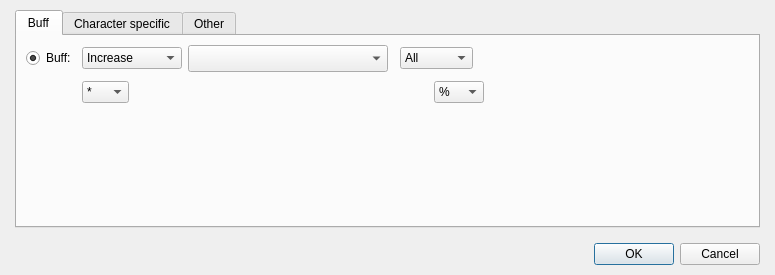
<?xml version="1.0" encoding="UTF-8"?>
<ui version="4.0">
 <class>DialogSystemCaracteristic</class>
 <widget class="QDialog" name="DialogSystemCaracteristic">
  <property name="geometry">
   <rect>
    <x>0</x>
    <y>0</y>
    <width>775</width>
    <height>275</height>
   </rect>
  </property>
  <property name="windowTitle">
   <string>Caracteristic...</string>
  </property>
  <layout class="QGridLayout" name="gridLayout_9">
   <property name="leftMargin">
    <number>15</number>
   </property>
   <property name="topMargin">
    <number>10</number>
   </property>
   <property name="rightMargin">
    <number>15</number>
   </property>
   <property name="bottomMargin">
    <number>10</number>
   </property>
   <item row="0" column="0">
    <layout class="QVBoxLayout" name="verticalLayout">
     <property name="spacing">
      <number>15</number>
     </property>
     <item>
      <widget class="QTabWidget" name="tabWidget">
       <property name="currentIndex">
        <number>0</number>
       </property>
       <widget class="QWidget" name="tab">
        <attribute name="title">
         <string>Buff</string>
        </attribute>
        <layout class="QGridLayout" name="gridLayout_3">
         <item row="0" column="0" rowspan="2" colspan="2">
          <layout class="QGridLayout" name="gridLayout_2" rowstretch="0,0,1">
           <item row="0" column="0">
            <widget class="QRadioButton" name="radioButtonBuff">
             <property name="text">
              <string>Buff:</string>
             </property>
             <property name="checked">
              <bool>true</bool>
             </property>
            </widget>
           </item>
           <item row="0" column="1" colspan="2">
            <widget class="QComboBox" name="comboBoxIncreaseDecrease">
             <property name="minimumSize">
              <size>
               <width>100</width>
               <height>0</height>
              </size>
             </property>
             <property name="maximumSize">
              <size>
               <width>100</width>
               <height>16777215</height>
              </size>
             </property>
             <item>
              <property name="text">
               <string>Increase</string>
              </property>
             </item>
             <item>
              <property name="text">
               <string>Decrease</string>
              </property>
             </item>
            </widget>
           </item>
           <item row="0" column="3" colspan="3">
            <widget class="QWidget" name="widget" native="true">
             <property name="minimumSize">
              <size>
               <width>542</width>
               <height>27</height>
              </size>
             </property>
             <property name="maximumSize">
              <size>
               <width>542</width>
               <height>27</height>
              </size>
             </property>
             <layout class="QGridLayout" name="gridLayout">
              <property name="leftMargin">
               <number>0</number>
              </property>
              <property name="topMargin">
               <number>0</number>
              </property>
              <property name="rightMargin">
               <number>0</number>
              </property>
              <property name="bottomMargin">
               <number>0</number>
              </property>
              <item row="0" column="0">
               <layout class="QHBoxLayout" name="horizontalLayout_2" stretch="0,1">
                <item>
                 <widget class="QComboBox" name="comboBoxIncreaseDecreaseKind">
                  <property name="minimumSize">
                   <size>
                    <width>200</width>
                    <height>27</height>
                   </size>
                  </property>
                  <property name="maximumSize">
                   <size>
                    <width>200</width>
                    <height>27</height>
                   </size>
                  </property>
                 </widget>
                </item>
                <item>
                 <layout class="QHBoxLayout" name="horizontalLayout" stretch="1,0,1,1,1,1,1,1">
                  <item>
                   <widget class="PanelPrimitiveValue" name="panelPrimitiveValueStatValue" native="true"/>
                  </item>
                  <item>
                   <widget class="QComboBox" name="comboBoxSkillCostAll">
                    <property name="maximumSize">
                     <size>
                      <width>80</width>
                      <height>16777215</height>
                     </size>
                    </property>
                    <item>
                     <property name="text">
                      <string>All</string>
                     </property>
                    </item>
                    <item>
                     <property name="text">
                      <string>Specific</string>
                     </property>
                    </item>
                   </widget>
                  </item>
                  <item>
                   <widget class="PanelPrimitiveValue" name="panelPrimitiveValueElementRes" native="true"/>
                  </item>
                  <item>
                   <widget class="PanelPrimitiveValue" name="panelPrimitiveValueStatusRes" native="true"/>
                  </item>
                  <item>
                   <widget class="PanelPrimitiveValue" name="panelPrimitiveValueCurrencyGain" native="true"/>
                  </item>
                  <item>
                   <widget class="PanelPrimitiveValue" name="panelPrimitiveValueSkillCost" native="true"/>
                  </item>
                  <item>
                   <widget class="WidgetVariable" name="widgetVariable" native="true">
                    <property name="minimumSize">
                     <size>
                      <width>250</width>
                      <height>27</height>
                     </size>
                    </property>
                    <property name="maximumSize">
                     <size>
                      <width>250</width>
                      <height>27</height>
                     </size>
                    </property>
                   </widget>
                  </item>
                  <item>
                   <spacer name="horizontalSpacer_11">
                    <property name="orientation">
                     <enum>Qt::Horizontal</enum>
                    </property>
                    <property name="sizeHint" stdset="0">
                     <size>
                      <width>0</width>
                      <height>20</height>
                     </size>
                    </property>
                   </spacer>
                  </item>
                 </layout>
                </item>
               </layout>
              </item>
             </layout>
            </widget>
           </item>
           <item row="0" column="6">
            <spacer name="horizontalSpacer_2">
             <property name="orientation">
              <enum>Qt::Horizontal</enum>
             </property>
             <property name="sizeHint" stdset="0">
              <size>
               <width>158</width>
               <height>20</height>
              </size>
             </property>
            </spacer>
           </item>
           <item row="1" column="0">
            <spacer name="verticalSpacer">
             <property name="orientation">
              <enum>Qt::Vertical</enum>
             </property>
             <property name="sizeHint" stdset="0">
              <size>
               <width>17</width>
               <height>24</height>
              </size>
             </property>
            </spacer>
           </item>
           <item row="1" column="1">
            <widget class="QComboBox" name="comboBoxOperation">
             <property name="maximumSize">
              <size>
               <width>50</width>
               <height>16777215</height>
              </size>
             </property>
             <item>
              <property name="text">
               <string>*</string>
              </property>
             </item>
             <item>
              <property name="text">
               <string>+</string>
              </property>
             </item>
            </widget>
           </item>
           <item row="1" column="2" colspan="2">
            <widget class="PanelPrimitiveValue" name="panelPrimitiveValue" native="true">
             <property name="minimumSize">
              <size>
               <width>290</width>
               <height>27</height>
              </size>
             </property>
             <property name="maximumSize">
              <size>
               <width>290</width>
               <height>27</height>
              </size>
             </property>
             <property name="layoutDirection">
              <enum>Qt::LeftToRight</enum>
             </property>
            </widget>
           </item>
           <item row="1" column="4">
            <widget class="QComboBox" name="comboBoxUnit">
             <property name="maximumSize">
              <size>
               <width>50</width>
               <height>16777215</height>
              </size>
             </property>
             <item>
              <property name="text">
               <string>%</string>
              </property>
             </item>
             <item>
              <property name="text">
               <string>Fix</string>
              </property>
             </item>
            </widget>
           </item>
           <item row="1" column="5" colspan="2">
            <spacer name="horizontalSpacer">
             <property name="orientation">
              <enum>Qt::Horizontal</enum>
             </property>
             <property name="sizeHint" stdset="0">
              <size>
               <width>278</width>
               <height>28</height>
              </size>
             </property>
            </spacer>
           </item>
           <item row="2" column="0" colspan="7">
            <spacer name="horizontalSpacer_3">
             <property name="orientation">
              <enum>Qt::Horizontal</enum>
             </property>
             <property name="sizeHint" stdset="0">
              <size>
               <width>707</width>
               <height>35</height>
              </size>
             </property>
            </spacer>
           </item>
          </layout>
         </item>
         <item row="1" column="1">
          <widget class="QWidget" name="panelPrimitiveValueVariable" native="true"/>
         </item>
        </layout>
       </widget>
       <widget class="QWidget" name="tab_3">
        <attribute name="title">
         <string>Character specific</string>
        </attribute>
        <layout class="QGridLayout" name="gridLayout_8">
         <item row="0" column="0">
          <layout class="QGridLayout" name="gridLayout_7">
           <item row="0" column="0" colspan="2">
            <widget class="QRadioButton" name="radioButtonEquip">
             <property name="text">
              <string>Equip:</string>
             </property>
            </widget>
           </item>
           <item row="0" column="2" colspan="2">
            <widget class="QComboBox" name="comboBoxEquipAllowForbid">
             <property name="enabled">
              <bool>false</bool>
             </property>
             <item>
              <property name="text">
               <string>Allow</string>
              </property>
             </item>
             <item>
              <property name="text">
               <string>Forbid</string>
              </property>
             </item>
            </widget>
           </item>
           <item row="0" column="4" colspan="2">
            <widget class="QComboBox" name="comboBoxEquipWeaponArmor">
             <property name="enabled">
              <bool>false</bool>
             </property>
             <item>
              <property name="text">
               <string>Weapon</string>
              </property>
             </item>
             <item>
              <property name="text">
               <string>Armor</string>
              </property>
             </item>
            </widget>
           </item>
           <item row="0" column="6" colspan="5">
            <widget class="QWidget" name="widget_3" native="true">
             <property name="minimumSize">
              <size>
               <width>250</width>
               <height>27</height>
              </size>
             </property>
             <property name="maximumSize">
              <size>
               <width>250</width>
               <height>27</height>
              </size>
             </property>
             <layout class="QGridLayout" name="gridLayout_6">
              <property name="leftMargin">
               <number>0</number>
              </property>
              <property name="topMargin">
               <number>0</number>
              </property>
              <property name="rightMargin">
               <number>0</number>
              </property>
              <property name="bottomMargin">
               <number>0</number>
              </property>
              <item row="0" column="0">
               <layout class="QHBoxLayout" name="horizontalLayout_3" stretch="1,1">
                <item>
                 <widget class="PanelPrimitiveValue" name="panelPrimitiveValueWeaponKindID" native="true">
                  <property name="enabled">
                   <bool>false</bool>
                  </property>
                 </widget>
                </item>
                <item>
                 <widget class="PanelPrimitiveValue" name="panelPrimitiveValueArmorKindID" native="true"/>
                </item>
               </layout>
              </item>
             </layout>
            </widget>
           </item>
           <item row="0" column="11">
            <spacer name="horizontalSpacer_6">
             <property name="orientation">
              <enum>Qt::Horizontal</enum>
             </property>
             <property name="sizeHint" stdset="0">
              <size>
               <width>178</width>
               <height>20</height>
              </size>
             </property>
            </spacer>
           </item>
           <item row="1" column="0" colspan="4">
            <widget class="QRadioButton" name="radioButtonEquipmentChange">
             <property name="text">
              <string>Equipment change:</string>
             </property>
            </widget>
           </item>
           <item row="1" column="4">
            <widget class="QComboBox" name="comboBoxEquipmentChange">
             <property name="enabled">
              <bool>false</bool>
             </property>
             <item>
              <property name="text">
               <string>Allow</string>
              </property>
             </item>
             <item>
              <property name="text">
               <string>Forbid</string>
              </property>
             </item>
            </widget>
           </item>
           <item row="1" column="5" colspan="5">
            <widget class="PanelPrimitiveValue" name="panelPrimitiveValueEquipmentChangeID" native="true">
             <property name="enabled">
              <bool>false</bool>
             </property>
             <property name="minimumSize">
              <size>
               <width>250</width>
               <height>27</height>
              </size>
             </property>
             <property name="maximumSize">
              <size>
               <width>250</width>
               <height>27</height>
              </size>
             </property>
            </widget>
           </item>
           <item row="1" column="10" colspan="2">
            <spacer name="horizontalSpacer_7">
             <property name="orientation">
              <enum>Qt::Horizontal</enum>
             </property>
             <property name="sizeHint" stdset="0">
              <size>
               <width>208</width>
               <height>20</height>
              </size>
             </property>
            </spacer>
           </item>
           <item row="2" column="0" colspan="4">
            <widget class="QRadioButton" name="radioButtonBeginEquipment">
             <property name="text">
              <string>Begin equipment:</string>
             </property>
            </widget>
           </item>
           <item row="2" column="4" colspan="4">
            <widget class="PanelPrimitiveValue" name="panelPrimitiveValueBeginEquipmentID" native="true">
             <property name="enabled">
              <bool>false</bool>
             </property>
             <property name="minimumSize">
              <size>
               <width>250</width>
               <height>27</height>
              </size>
             </property>
             <property name="maximumSize">
              <size>
               <width>250</width>
               <height>27</height>
              </size>
             </property>
            </widget>
           </item>
           <item row="2" column="8">
            <widget class="QLabel" name="labelWith">
             <property name="enabled">
              <bool>false</bool>
             </property>
             <property name="text">
              <string> with </string>
             </property>
            </widget>
           </item>
           <item row="2" column="9" colspan="3">
            <spacer name="horizontalSpacer_8">
             <property name="orientation">
              <enum>Qt::Horizontal</enum>
             </property>
             <property name="sizeHint" stdset="0">
              <size>
               <width>238</width>
               <height>20</height>
              </size>
             </property>
            </spacer>
           </item>
           <item row="3" column="0">
            <spacer name="verticalSpacer_2">
             <property name="orientation">
              <enum>Qt::Vertical</enum>
             </property>
             <property name="sizeHint" stdset="0">
              <size>
               <width>13</width>
               <height>28</height>
              </size>
             </property>
            </spacer>
           </item>
           <item row="3" column="1" colspan="2">
            <widget class="QComboBox" name="comboBoxBeginWeaponArmor">
             <property name="enabled">
              <bool>false</bool>
             </property>
             <item>
              <property name="text">
               <string>Weapon</string>
              </property>
             </item>
             <item>
              <property name="text">
               <string>Armor</string>
              </property>
             </item>
            </widget>
           </item>
           <item row="3" column="3" colspan="4">
            <widget class="PanelPrimitiveValue" name="panelPrimitiveValueBeginWeaponArmorID" native="true">
             <property name="enabled">
              <bool>false</bool>
             </property>
             <property name="minimumSize">
              <size>
               <width>250</width>
               <height>27</height>
              </size>
             </property>
             <property name="maximumSize">
              <size>
               <width>250</width>
               <height>27</height>
              </size>
             </property>
            </widget>
           </item>
           <item row="3" column="7" colspan="5">
            <spacer name="horizontalSpacer_9">
             <property name="orientation">
              <enum>Qt::Horizontal</enum>
             </property>
             <property name="sizeHint" stdset="0">
              <size>
               <width>298</width>
               <height>20</height>
              </size>
             </property>
            </spacer>
           </item>
           <item row="4" column="0" colspan="12">
            <spacer name="horizontalSpacer_10">
             <property name="orientation">
              <enum>Qt::Horizontal</enum>
             </property>
             <property name="sizeHint" stdset="0">
              <size>
               <width>668</width>
               <height>28</height>
              </size>
             </property>
            </spacer>
           </item>
          </layout>
         </item>
        </layout>
       </widget>
       <widget class="QWidget" name="tab_2">
        <attribute name="title">
         <string>Other</string>
        </attribute>
        <layout class="QGridLayout" name="gridLayout_5">
         <item row="0" column="0">
          <layout class="QGridLayout" name="gridLayout_4" rowstretch="0,1">
           <item row="0" column="0">
            <widget class="QRadioButton" name="radioButtonScript">
             <property name="text">
              <string>Script:</string>
             </property>
            </widget>
           </item>
           <item row="0" column="1">
            <widget class="PanelPrimitiveValue" name="panelPrimitiveValueScript" native="true">
             <property name="enabled">
              <bool>false</bool>
             </property>
             <property name="minimumSize">
              <size>
               <width>250</width>
               <height>27</height>
              </size>
             </property>
             <property name="maximumSize">
              <size>
               <width>250</width>
               <height>27</height>
              </size>
             </property>
            </widget>
           </item>
           <item row="0" column="2">
            <spacer name="horizontalSpacer_4">
             <property name="orientation">
              <enum>Qt::Horizontal</enum>
             </property>
             <property name="sizeHint" stdset="0">
              <size>
               <width>40</width>
               <height>20</height>
              </size>
             </property>
            </spacer>
           </item>
           <item row="1" column="0" colspan="3">
            <spacer name="horizontalSpacer_5">
             <property name="orientation">
              <enum>Qt::Horizontal</enum>
             </property>
             <property name="sizeHint" stdset="0">
              <size>
               <width>378</width>
               <height>20</height>
              </size>
             </property>
            </spacer>
           </item>
          </layout>
         </item>
        </layout>
       </widget>
      </widget>
     </item>
     <item>
      <widget class="QDialogButtonBox" name="buttonBox">
       <property name="orientation">
        <enum>Qt::Horizontal</enum>
       </property>
       <property name="standardButtons">
        <set>QDialogButtonBox::Cancel|QDialogButtonBox::Ok</set>
       </property>
      </widget>
     </item>
    </layout>
   </item>
  </layout>
 </widget>
 <customwidgets>
  <customwidget>
   <class>PanelPrimitiveValue</class>
   <extends>QWidget</extends>
   <header>panelprimitivevalue.h</header>
   <container>1</container>
  </customwidget>
  <customwidget>
   <class>WidgetVariable</class>
   <extends>QWidget</extends>
   <header>widgetvariable.h</header>
   <container>1</container>
  </customwidget>
 </customwidgets>
 <resources/>
 <connections>
  <connection>
   <sender>buttonBox</sender>
   <signal>accepted()</signal>
   <receiver>DialogSystemCaracteristic</receiver>
   <slot>accept()</slot>
   <hints>
    <hint type="sourcelabel">
     <x>248</x>
     <y>254</y>
    </hint>
    <hint type="destinationlabel">
     <x>157</x>
     <y>274</y>
    </hint>
   </hints>
  </connection>
  <connection>
   <sender>buttonBox</sender>
   <signal>rejected()</signal>
   <receiver>DialogSystemCaracteristic</receiver>
   <slot>reject()</slot>
   <hints>
    <hint type="sourcelabel">
     <x>316</x>
     <y>260</y>
    </hint>
    <hint type="destinationlabel">
     <x>286</x>
     <y>274</y>
    </hint>
   </hints>
  </connection>
 </connections>
</ui>
